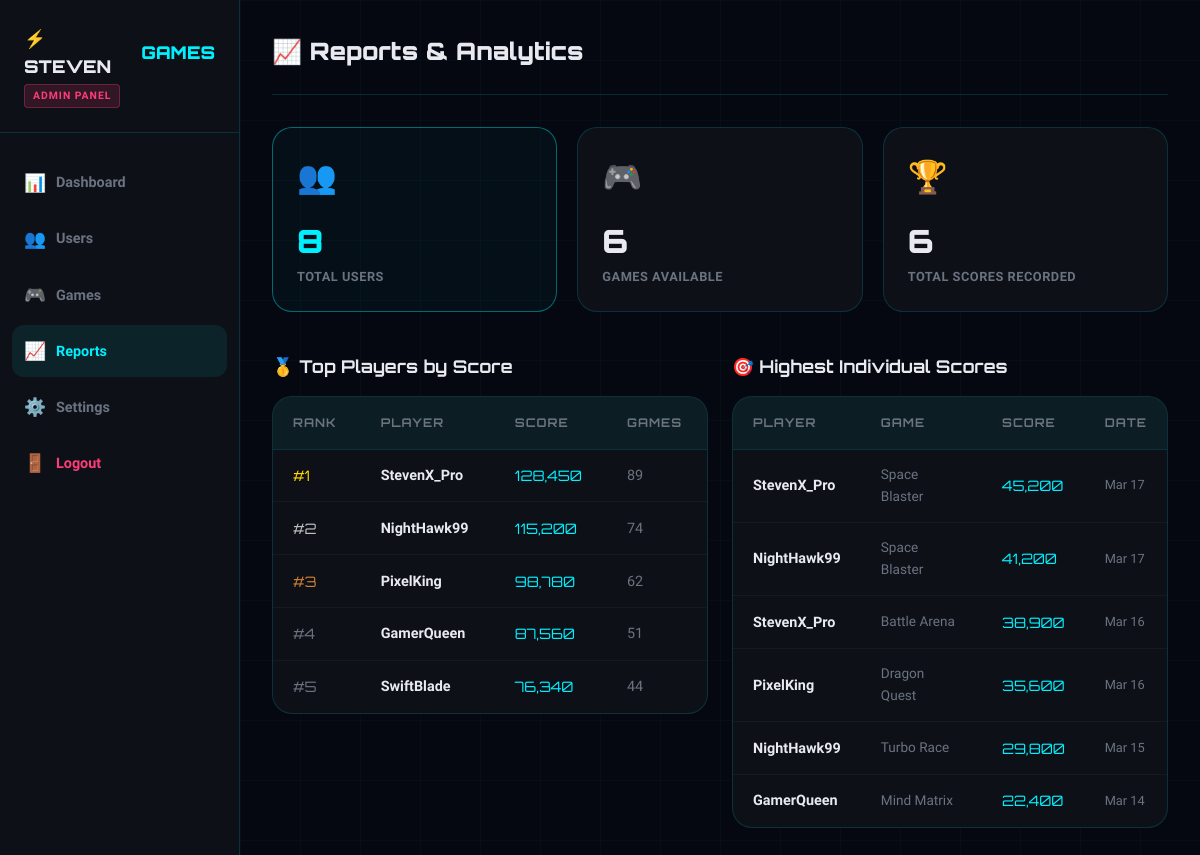
Screenshot of /admin/reports.php (signed in) with the database file from the repository.
### tables this page shows
CREATE TABLE `users` (
  `id` int(11) NOT NULL,
  `username` varchar(50) NOT NULL,
  `email` varchar(100) NOT NULL,
  `password` varchar(255) NOT NULL,
  `role` enum('user','admin') NOT NULL DEFAULT 'user',
  `status` enum('active','banned') NOT NULL DEFAULT 'active',
  `score` int(11) NOT NULL DEFAULT 0,
  `games_played` int(11) NOT NULL DEFAULT 0,
  `win_streak` int(11) NOT NULL DEFAULT 0,
  `last_login` datetime DEFAULT NULL,
  `created_at` datetime NOT NULL DEFAULT current_timestamp()
);

CREATE TABLE `scores` (
  `id` int(11) NOT NULL,
  `user_id` int(11) NOT NULL,
  `game_id` int(11) NOT NULL,
  `score` int(11) NOT NULL DEFAULT 0,
  `played_at` datetime NOT NULL DEFAULT current_timestamp()
);

CREATE TABLE `games` (
  `id` int(11) NOT NULL,
  `title` varchar(100) NOT NULL,
  `genre` varchar(50) NOT NULL,
  `icon` varchar(20) NOT NULL DEFAULT '?',
  `description` text DEFAULT NULL,
  `rating` decimal(3,1) NOT NULL DEFAULT 0.0,
  `plays` int(11) NOT NULL DEFAULT 0,
  `status` enum('active','inactive') NOT NULL DEFAULT 'active',
  `created_at` datetime NOT NULL DEFAULT current_timestamp(),
  `game_type` varchar(50) DEFAULT 'space'
);

### admin/reports.php (the view, shortened to what this page needs)
<?php
$db = getDB();
$total_users   = $db->query("SELECT COUNT(*) as c FROM users")->fetch_assoc()['c'];
$total_games   = $db->query("SELECT COUNT(*) as c FROM games")->fetch_assoc()['c'];
$total_scores  = $db->query("SELECT COUNT(*) as c FROM scores")->fetch_assoc()['c'];
$top_scores    = $db->query("SELECT u.username, g.title, s.score, s.played_at FROM scores s JOIN users u ON s.user_id=u.id JOIN games g ON s.game_id=g.id ORDER BY s.score DESC LIMIT 10")->fetch_all(MYSQLI_ASSOC);
$top_players   = $db->query("SELECT username, score, games_played FROM users WHERE role='user' ORDER BY score DESC LIMIT 5")->fetch_all(MYSQLI_ASSOC);
?>
<!DOCTYPE html>
<html lang="en">
<head>
  <link rel="stylesheet" href="../css/style.css">
</head>
<body>
<div class="particles" id="particles"></div>
<div class="admin-layout">
  <aside class="admin-sidebar">
    <div class="admin-logo">
      <a href="../index.php">⚡ STEVEN<span>GAMES</span></a>
      <div class="admin-badge">ADMIN PANEL</div>
    </div>
    <nav class="admin-nav">
      <a href="index.php"><span class="nav-icon">📊</span> Dashboard</a>
      <a href="users.php"><span class="nav-icon">👥</span> Users</a>
      <a href="games.php"><span class="nav-icon">🎮</span> Games</a>
      <a href="reports.php" class="active"><span class="nav-icon">📈</span> Reports</a>
      <a href="settings.php"><span class="nav-icon">⚙️</span> Settings</a>
      <a href="../logout.php" style="color:var(--accent2)"><span class="nav-icon">🚪</span> Logout</a>
    </nav>
  </aside>
  <main class="admin-main">
    <div class="admin-topbar">
      <h1>📈 Reports & Analytics</h1>
    </div>
    <div class="admin-cards">
      <div class="admin-card highlight">
        <div class="card-icon">👥</div>
        <div class="card-val"><?= $total_users ?></div>
        <div class="card-lbl">Total Users</div>
      </div>
      <div class="admin-card">
        <div class="card-icon">🎮</div>
        <div class="card-val"><?= $total_games ?></div>
        <div class="card-lbl">Games Available</div>
      </div>
      <div class="admin-card">
        <div class="card-icon">🏆</div>
        <div class="card-val"><?= $total_scores ?></div>
        <div class="card-lbl">Total Scores Recorded</div>
      </div>
    </div>
    <div style="display:grid;grid-template-columns:1fr 1fr;gap:1.5rem">
      <div>
        <div class="section-title">🥇 Top Players by Score</div>
        <div class="data-table">
          <table>
            <thead><tr><th>Rank</th><th>Player</th><th>Score</th><th>Games</th></tr></thead>
            <tbody>
              <?php foreach($top_players as $i => $p): ?>
              <tr>
                <td style="font-family:var(--font-display);color:<?= $i===0?'var(--gold)':($i===1?'#c0c0c0':($i===2?'#cd7f32':'var(--text-muted)')) ?>">#<?= $i+1 ?></td>
                <td><strong><?= htmlspecialchars($p['username']) ?></strong></td>
                <td style="color:var(--accent);font-family:var(--font-display)"><?= number_format($p['score']) ?></td>
                <td style="color:var(--text-muted)"><?= $p['games_played'] ?></td>
              </tr>
              <?php endforeach; ?>
            </tbody>
          </table>
        </div>
      </div>
      <div>
        <div class="section-title">🎯 Highest Individual Scores</div>
        <div class="data-table">
          <table>
            <thead><tr><th>Player</th><th>Game</th><th>Score</th><th>Date</th></tr></thead>
            <tbody>
              <?php foreach($top_scores as $s): ?>
              <tr>
                <td><strong><?= htmlspecialchars($s['username']) ?></strong></td>
                <td style="color:var(--text-muted);font-size:0.85rem"><?= htmlspecialchars($s['title']) ?></td>
                <td style="color:var(--accent);font-family:var(--font-display)"><?= number_format($s['score']) ?></td>
                <td style="color:var(--text-muted);font-size:0.8rem"><?= date('M j', strtotime($s['played_at'])) ?></td>
              </tr>
              <?php endforeach; ?>
            </tbody>
          </table>
        </div>
      </div>
    </div>
  </main>
</div>
</body>
</html>

### css/style.css (style rules this page uses)
:root { --bg-dark: #050810; --bg-card: #0d1117; --bg-nav: rgba(5, 8, 16, 0.95); --accent: #00f0ff; --accent2: #ff3c78; --accent3: #7c3aed; --gold: #ffd700; --text: #e8eaf0; --text-muted: #6b7280; --border: rgba(0, 240, 255, 0.15); --glow: 0 0 20px rgba(0, 240, 255, 0.4); --glow-pink: 0 0 20px rgba(255, 60, 120, 0.4); --card-shadow: 0 8px 32px rgba(0,0,0,0.6); --font-display: 'Orbitron', monospace; --font-body: 'Rajdhani', sans-serif; --radius: 12px; --radius-lg: 20px; }
*, *::before, *::after { box-sizing: border-box; margin: 0; padding: 0; }
html { scroll-behavior: smooth; }
body { font-family: var(--font-body); background: var(--bg-dark); color: var(--text); min-height: 100vh; overflow-x: hidden; font-size: 16px; line-height: 1.6; }
.particles { position: fixed; inset: 0; z-index: 0; pointer-events: none; }
.admin-layout { display: flex; min-height: 100vh; }
.admin-sidebar { width: 240px; background: var(--bg-card); border-right: 1px solid var(--border); position: fixed; left: 0; top: 0; bottom: 0; display: flex; flex-direction: column; padding: 1.5rem 0; z-index: 50; }
.admin-logo { padding: 0 1.5rem 1.5rem; border-bottom: 1px solid var(--border); margin-bottom: 1.5rem; }
.admin-logo a { font-family: var(--font-display); font-weight: 900; font-size: 1.1rem; color: var(--text); text-decoration: none; display: flex; align-items: center; gap: 8px; }
.admin-logo a span { color: var(--accent); }
.admin-badge { display: inline-block; background: rgba(255,60,120,0.15); border: 1px solid rgba(255,60,120,0.3); color: var(--accent2); font-size: 0.65rem; letter-spacing: 1px; padding: 0.15rem 0.5rem; border-radius: 4px; font-weight: 700; margin-top: 4px; }
.admin-nav { flex: 1; padding: 0 0.75rem; }
.admin-nav a { display: flex; align-items: center; gap: 10px; padding: 0.75rem 0.75rem; border-radius: var(--radius); color: var(--text-muted); text-decoration: none; font-weight: 600; font-size: 0.9rem; transition: all 0.2s; margin-bottom: 0.25rem; }
.admin-nav a:hover, .admin-nav a.active { color: var(--accent); background: rgba(0,240,255,0.08); }
.admin-nav a .nav-icon { font-size: 1.1rem; }
.admin-main { margin-left: 240px; flex: 1; padding: 2rem; position: relative; z-index: 1; }
.admin-topbar { display: flex; align-items: center; justify-content: space-between; margin-bottom: 2rem; padding-bottom: 1.5rem; border-bottom: 1px solid var(--border); }
.admin-topbar h1 { font-family: var(--font-display); font-size: 1.5rem; font-weight: 900; }
.admin-cards { display: grid; grid-template-columns: repeat(auto-fill, minmax(220px, 1fr)); gap: 1.25rem; margin-bottom: 2.5rem; }
.admin-card { background: var(--bg-card); border: 1px solid var(--border); border-radius: var(--radius-lg); padding: 1.5rem; }
.admin-card .card-icon { font-size: 2rem; margin-bottom: 0.75rem; }
.admin-card .card-val { font-family: var(--font-display); font-size: 2rem; font-weight: 900; }
.admin-card .card-lbl { font-size: 0.8rem; color: var(--text-muted); font-weight: 600; text-transform: uppercase; letter-spacing: 0.5px; }
.admin-card.highlight { border-color: rgba(0,240,255,0.4); background: rgba(0,240,255,0.03); }
.admin-card.highlight .card-val { color: var(--accent); }
.data-table { background: var(--bg-card); border: 1px solid var(--border); border-radius: var(--radius-lg); overflow: hidden; }
.data-table table { width: 100%; border-collapse: collapse; }
.data-table th { background: rgba(0,240,255,0.05); padding: 1rem 1.25rem; text-align: left; font-family: var(--font-display); font-size: 0.75rem; letter-spacing: 1px; color: var(--text-muted); font-weight: 700; text-transform: uppercase; border-bottom: 1px solid var(--border); }
.data-table td { padding: 0.9rem 1.25rem; border-bottom: 1px solid rgba(255,255,255,0.04); font-size: 0.9rem; }
.data-table tr:last-child td { border-bottom: none; }
.section-title { font-family: var(--font-display); font-size: 1.1rem; font-weight: 700; margin-bottom: 1rem; display: flex; align-items: center; gap: 8px; }

### rows the page displays
users: username "StevenX_Pro", score "128,450", games_played "89"
users: username "NightHawk99", score "115,200", games_played "74"
users: username "PixelKing", score "98,780", games_played "62"
users: username "GamerQueen", score "87,560", games_played "51"
users: username "SwiftBlade", score "76,340", games_played "44"
scores: user.username "StevenX_Pro", game.title "Space Blaster", score "45,200", played_at "Mar 17"
scores: user.username "NightHawk99", game.title "Space Blaster", score "41,200", played_at "Mar 17"
scores: user.username "StevenX_Pro", game.title "Battle Arena", score "38,900", played_at "Mar 16"
scores: user.username "PixelKing", game.title "Dragon Quest", score "35,600", played_at "Mar 16"
scores: user.username "NightHawk99", game.title "Turbo Race", score "29,800", played_at "Mar 15"
scores: user.username "GamerQueen", game.title "Mind Matrix", score "22,400", played_at "Mar 14"

### other values shown
$total_users "8"
$total_games "6"
$total_scores "6"
